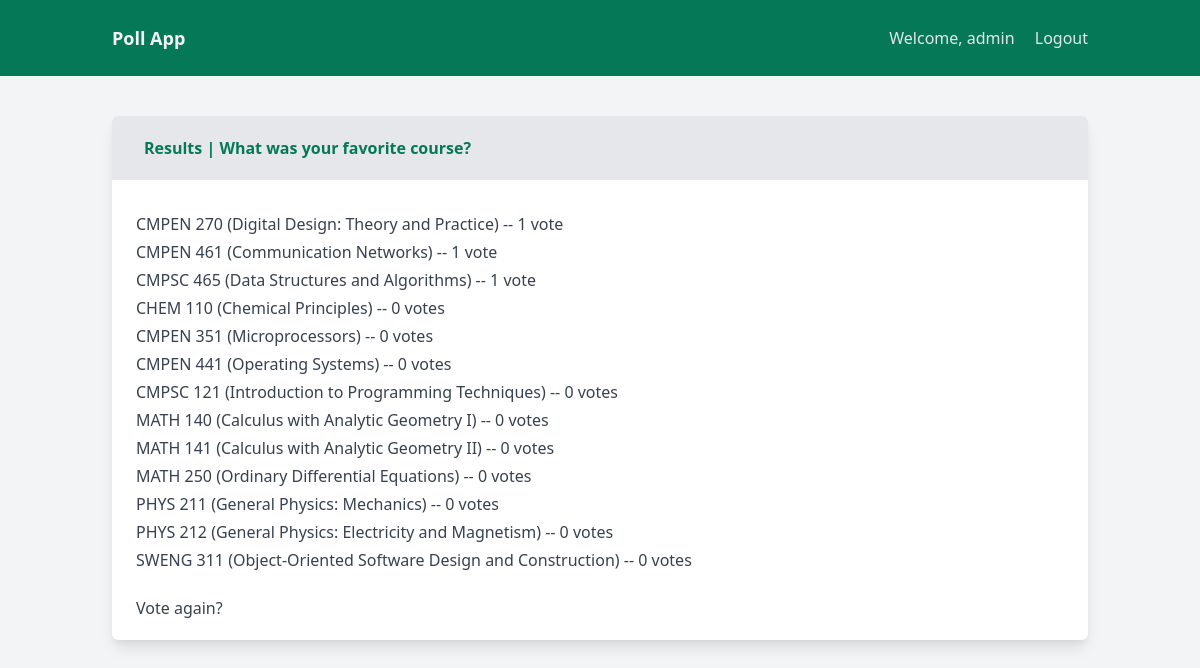
/polls/3/results/ (signed in), run on the app's committed database.
### polls/models.py (models this page shows, shortened)
class Question(models.Model):
    question_text = models.CharField(max_length=200)
    pub_date = models.DateTimeField('date published')

class Choice(models.Model):
    question = models.ForeignKey(Question, on_delete=models.CASCADE)
    choice_text = models.CharField(max_length=200)
    votes = models.IntegerField(default=0)
    class Meta:
        ordering = ['choice_text']

### polls/views.py (the view)
# urls.py: path('<int:pk>/results/', views.ResultsView.as_view(), name='results'),
@method_decorator(login_required, name='dispatch')
class ResultsView(generic.DetailView):
    model = Question
    template_name = 'polls/results.html'

### polls/templates/polls/results.html (shortened to what this page needs)
{% extends "base.html" %}
{% block pagetitle %} Results | {{ question.question_text }} {% endblock pagetitle %}
{% block content %}
    <ul>
        {% for choice in question.choice_set.all|dictsortreversed:"votes" %}
            <li class="my-3">{{ choice.choice_text }} -- {{ choice.votes }} vote{{ choice.votes|pluralize }}</li>
        {% endfor %}
    </ul>
    <div class="mt-8">
        <a class="semibold hover:underline hover:text-green-700" href="{% url 'polls:detail' question.id %}">Vote again?</a>
    </div>
{% endblock content %}

### polls/templates/base.html (shortened to what this page needs)
<!DOCTYPE html>
<html lang="en">
    <head>
          <link href="https://unpkg.com/tailwindcss@^2/dist/tailwind.min.css" rel="stylesheet">
    </head>
    <body class="bg-gray-100 h-screen antialiased leading-none font-sans">
        <div id="app">
            <header class="bg-green-700 py-6">
                <div class="container mx-auto flex justify-between items-center px-6">
                    <div>
                        <a href="{% url 'polls:index' %}" class="text-lg font-semibold text-gray-100 no-underline">
                            Poll App
                        </a>
                    </div>
                    <nav class="space-x-4 text-gray-200 text-sm sm:text-base">
                        {% if user.is_authenticated  %}
                            <span class="no-underline hover:underline"> Welcome, {{ user.username }}</span>
                            <a class="no-underline hover:underline" href="{% url 'logout' %}">Logout</a>
                        {% else %}
                            <a class="no-underline hover:underline" href="{% url 'login'  %}">Login</a>
                            <a class="no-underline hover:underline" href="{% url 'register' %}">Register</a>
                        {% endif %}
                    </nav>
                </div>
            </header>
        <main class="sm:container sm:mx-auto sm:mt-10">
            <div class="w-full sm:px-6">
                <section class="flex flex-col break-words bg-white sm:border-1 sm:rounded-md sm:shadow-sm sm:shadow-lg">
                    <header class="font-semibold bg-gray-200 text-green-700 py-5 px-6 sm:py-6 sm:px-8 sm:rounded-t-md">
                        {% block pagetitle %} Poll App {% endblock pagetitle %}
                    </header>
                    <div class="w-full p-6">
                        <div class="text-gray-700">
                            {% block content %}
                            {% endblock content %}
                        </div>
                    </div>
                </section>
            </div>
        </main>
        </div>
    </body>
</html>

### data on the page
Question: question_text "What was your favorite course?"
Choice: choice_text "CMPEN 270 (Digital Design: Theory and Practice)", votes "1"
Choice: choice_text "CMPEN 461 (Communication Networks)", votes "1"
Choice: choice_text "CMPSC 465 (Data Structures and Algorithms)", votes "1"
Choice: choice_text "CHEM 110 (Chemical Principles)", votes "0"
Choice: choice_text "CMPEN 351 (Microprocessors)", votes "0"
Choice: choice_text "CMPEN 441 (Operating Systems)", votes "0"
Choice: choice_text "CMPSC 121 (Introduction to Programming Techniques)", votes "0"
Choice: choice_text "MATH 140 (Calculus with Analytic Geometry I)", votes "0"
Choice: choice_text "MATH 141 (Calculus with Analytic Geometry II)", votes "0"
Choice: choice_text "MATH 250 (Ordinary Differential Equations)", votes "0"
Choice: choice_text "PHYS 211 (General Physics: Mechanics)", votes "0"
Choice: choice_text "PHYS 212 (General Physics: Electricity and Magnetism)", votes "0"
Choice: choice_text "SWENG 311 (Object-Oriented Software Design and Construction)", votes "0"

### other printed values
{{ user.username }} "admin"
